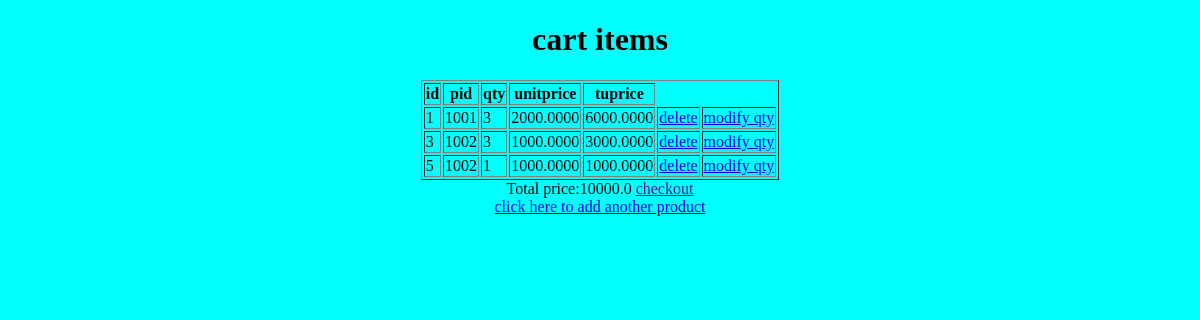
Screenshot of /registration/viewcartcart/ (signed in) with the database file from the repository.
### productapp/models.py (models this page shows)
class Cart(models.Model):
    username=models.CharField(max_length=20)
    pid=models.IntegerField()
    units=models.IntegerField()
    unitprice=models.DecimalField(max_digits=10,decimal_places=4)
    tuprice=models.DecimalField(max_digits=10,decimal_places=4)

### registration/views.py (the view)
# urls.py: path('viewcartcart/', views.viewcart, name='viewcart'),
def viewcart(request):
    return render(request, 'cart.html', display(request))

### registration/views.py (called while the page is built)
def display(request):
    user = User.objects.get(id=request.session.get("_auth_user_id"))
    un = str(user.username)
    ct = Cart.objects.filter(username=un)
    tp = 0.0
    for p in ct:
        tp = tp + float(p.tuprice)
    dic = {"k": ct, "tp": tp}
    return dic

### registration/templates/cart.html (shortened to what this page needs)
<!doctype html>
<html lang="en">
 <head>
 </head>
 <body bgcolor="cyan">
  {% load  static %}
<!DOCTYPE html>
<html>
<head>
</head>
<body>
<center><h1>cart items</h1>
<table border="1">
<tr ><th>id</th>
  <th>pid</th>
  <th>qty</th>
  <th>unitprice</th>
  <th>tuprice</th>
</tr>
{% for ct in k %}
<tr>
<td>{{ ct.id }}</td>
  <td>{{ ct.pid }}</td>
  <td>{{ ct.units}}</td>
  <td>{{ ct.unitprice }}</td>
  <td>{{ ct.tuprice }}</td>
   <td><a href="http://localhost:8000/registration/deletecart?id={{ct.id}}">delete</a>
</td>
 <td><a href="http://localhost:8000/registration/modifycart?id={{ct.id}}&pid={{ct.pid}}&oqt={{ct.units}}">modify qty</a>
</td>
</tr>
{% endfor %}
</table>
Total price:{{tp}}
<a href="">checkout</a><br>
<a href="http://localhost:8000/homeapp">click here to add another product</a>
</body>
</html>
 </body>
</html>

### rows the page displays
Cart: id "1", pid "1001", units "3", unitprice "2000.0000", tuprice "6000.0000"
Cart: id "3", pid "1002", units "3", unitprice "1000.0000", tuprice "3000.0000"
Cart: id "5", pid "1002", units "1", unitprice "1000.0000", tuprice "1000.0000"

### other values shown
{{ tp }} "10000.0"
